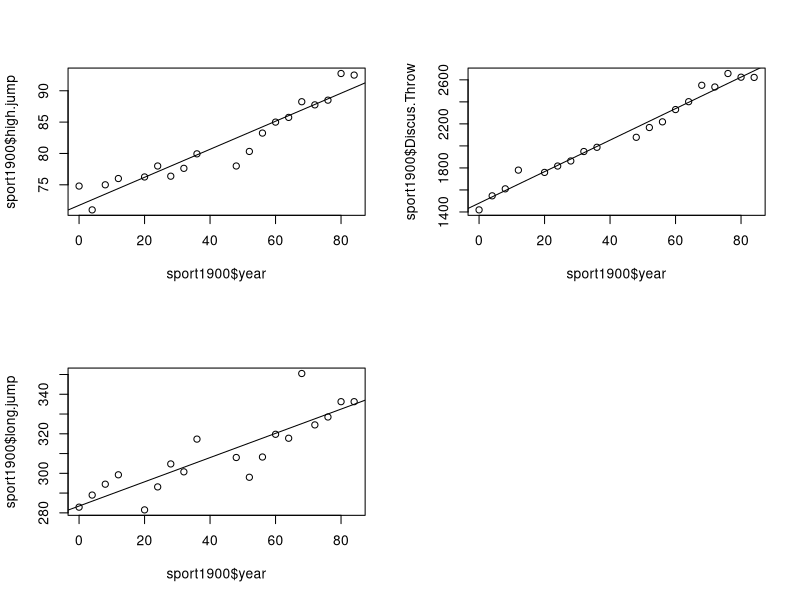
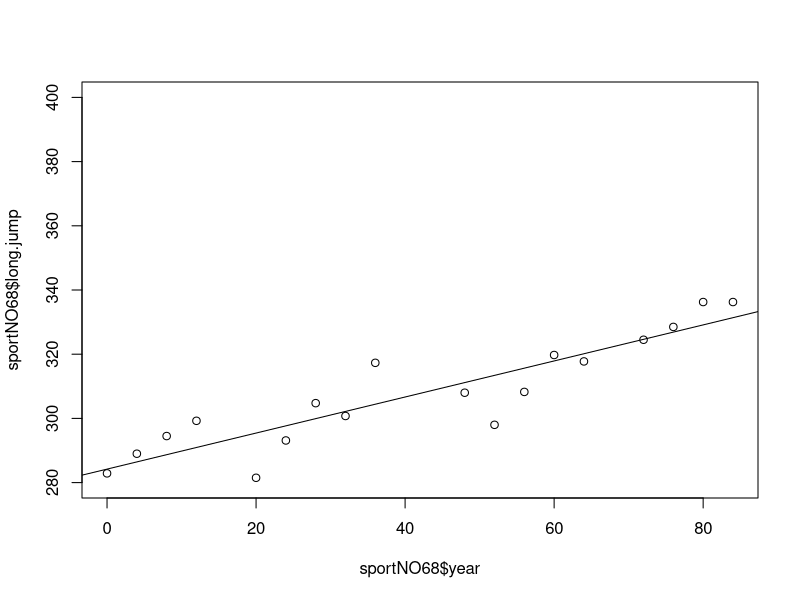

R code for these plots, in order: (Note: this script raises an error after producing the figures.)
setwd("/home/bebi/DTU_Studies/Applied Statistics/Day_2/Day2/")
sport <- read.table("sport.txt", header = TRUE)

## Make appropriate plots for the different sport disciplines. Is there a tendency?
## exclude the data before 1900
sport1900 <- sport[sport$year>-1,]

par(mfrow=c(2,2))
plot(sport1900$high.jump ~ sport1900$year)
lm1 <- lm(sport1900$high.jump ~ sport1900$year)
abline(lm1)

plot(sport1900$Discus.Throw ~ sport1900$year)
lm2 <- lm(sport1900$Discus.Throw ~ sport1900$year)
abline(lm2)

plot(sport1900$long.jump ~ sport1900$year)
lm3 <- lm(sport1900$long.jump ~ sport1900$year)
abline(lm3)

## the Mexico City Olympics in 1968 saw unusually good track and field performances, possibly because of the high altitude. To investigate this question we must establish some expected performance level.
## exclude the outlier row from data
sportNO68 <- sport1900[!(sport1900$year == 68),]
## create plot with prediction interval
par(mfrow=c(1,1))
plot(sportNO68$long.jump ~ sportNO68$year, ylim = c(280, 400))
lm4 <- lm(long.jump ~ year, data = sportNO68)
abline(lm4)

## calculate the prediction interval and show it up on the plot
range.pred <- predict(lm4, data.frame(YEAR = sportNO68$year), interval = "prediction")
matlines(sportNO68$year, range.pred[,2:3], col = 3, lty = c(2,2))

## add the examined value (in year 68) to the plot
points(sport$long.jump[sport$year == 68] ~ sport$year[sport$year == 68], 
       ylim = c(280, 400), pch = 2)
legend("topleft", legend = "prediciton interval", col = "green", lty = 2)
## pch is for different sign for the new point

## Could you predict the winning result in long jump for the Olympic games in Greece 2004?
predict(lm4, data.frame(year = 104), interval = "prediction")






